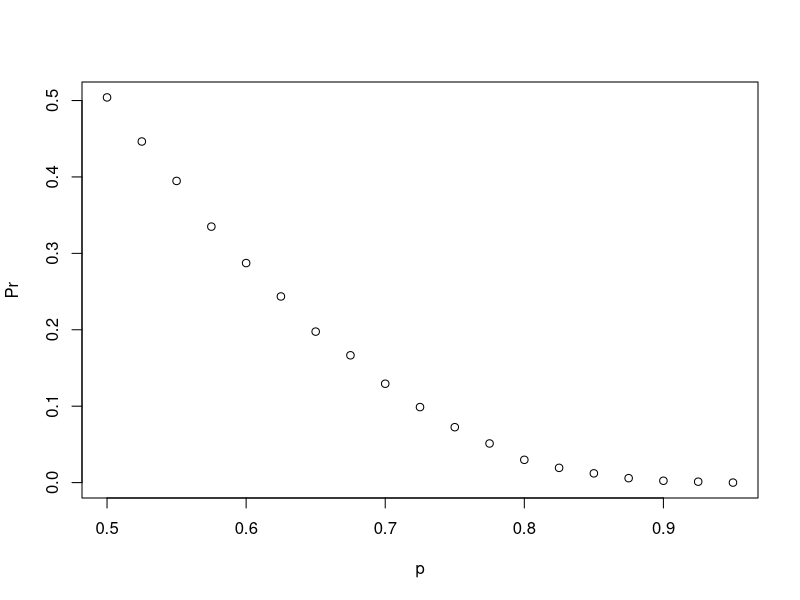
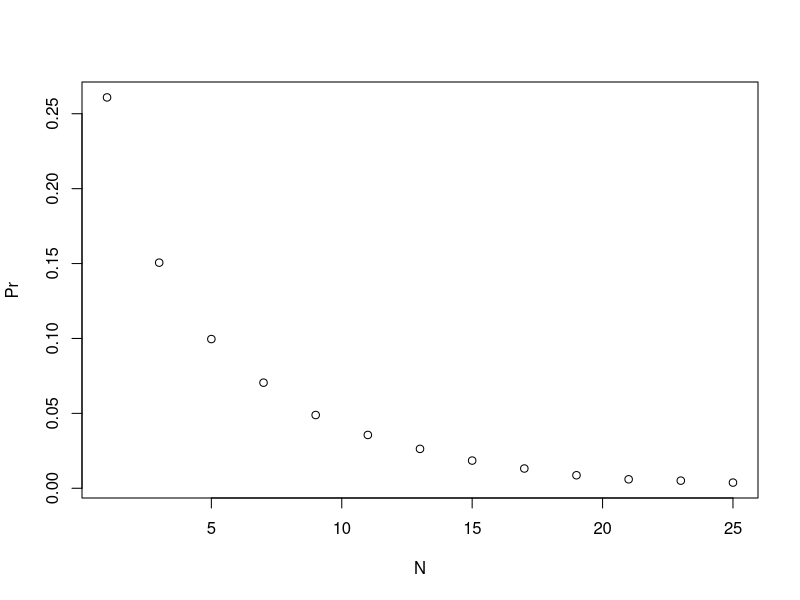

Generate these figures, in order, with R:
# Question 1

n <- 6
outcomes <- c(0,1)
l <- rep(list(outcomes), times = n)
?expand.grid         
results <-  expand.grid(l) 
results
?rowSums
sum_results <- rowSums(results, na.rm = FALSE) >= 4
mean(sum_results)

# Question 2
?sample
B <- 10000
results_carlo <- replicate(B, {
  games <- sample(outcomes, n, replace = TRUE)
  sum(games) >=4 # signaling which series to consider
})

mean(results_carlo)

# Question 3
# Let's assign the variable 'p' as the vector of probabilities that team A will win.
p <- seq(0.5, 0.95, 0.025)

# Given a value 'p', the probability of winning the series for the underdog team B can be computed with the following function based on a Monte Carlo simulation:
prob_win <- function(p){
  B <- 10000
  result <- replicate(B, {
    b_win <- sample(c(1,0), 7, replace = TRUE, prob = c(1-p, p))
    sum(b_win)>=4
  })
  mean(result)
}

# Apply the 'prob_win' function across the vector of probabilities that team A will win to determine the probability that team B will win. Call this object 'Pr'.
Pr <- sapply(p, prob_win)

# Plot the probability 'p' on the x-axis and 'Pr' on the y-axis.
plot(p, Pr)

# Question 4
# Given a value 'p', the probability of winning the series for the underdog team B can be computed with the following function based on a Monte Carlo simulation:
prob_win <- function(N, p=0.75){
  B <- 10000
  result <- replicate(B, {
    b_win <- sample(c(1,0), N, replace = TRUE, prob = c(1-p, p))
    sum(b_win)>=(N+1)/2
  })
  mean(result)
}

# Assign the variable 'N' as the vector of series lengths. Use only odd numbers ranging from 1 to 25 games.
N <- seq(1, 25, by = 2)

# Apply the 'prob_win' function across the vector of series lengths to determine the probability that team B will win. Call this object `Pr`.
Pr <- sapply(N , prob_win)

# Plot the number of games in the series 'N' on the x-axis and 'Pr' on the y-axis.
plot(N, Pr)

